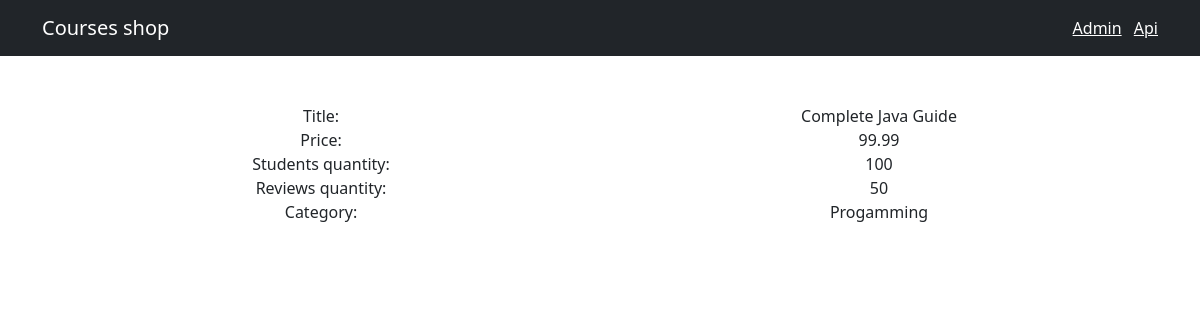
/2, run on the app's committed database.
### shop/models.py (models this page shows, shortened)
class Course(models.Model):
    title = models.CharField(max_length=300)
    price = models.FloatField()
    students_qty = models.IntegerField()
    reviews_qty = models.IntegerField()
    category = models.ForeignKey(Category, on_delete=models.CASCADE)
    created_at = models.DateTimeField(default=timezone.now)

class Category(models.Model):
    title = models.CharField(max_length=255)
    created_at = models.DateTimeField(default=timezone.now)

### shop/views.py (the view)
# urls.py: path('<int:course_id>', views.single_course, name='single_course')
def single_course(request, course_id):
    course = get_object_or_404(Course, pk=course_id)
    return render(request, 'single_course.html', {'course': course})

### shop/templates/single_course.html (shortened to what this page needs)
{% extends 'base.html'%}
{% block content %}
<div class="container text-center">
    <div class="row mt-5">
        <div class="col">
            Title:
        </div>
        <div class="col">
            {{course.title}}
        </div>
    </div>
    <div class="row">
        <div class="col">
            Price:
        </div>
        <div class="col">
            {{course.price}}
        </div>
    </div>
    <div class="row">
        <div class="col">
            Students quantity:
        </div>
        <div class="col">
            {{course.students_qty}}
        </div>
    </div>
    <div class="row">
        <div class="col">
            Reviews quantity:
        </div>
        <div class="col">
            {{course.reviews_qty}}
        </div>
    </div>
    <div class="row">
        <div class="col">
           Category:
        </div>
        <div class="col">
            {{course.category.title}}
        </div>
    </div>
</div>
{% endblock %}

### data on the page
Course: title "Complete Java Guide", price "99.99", students_qty "100", reviews_qty "50", category "Progamming"
